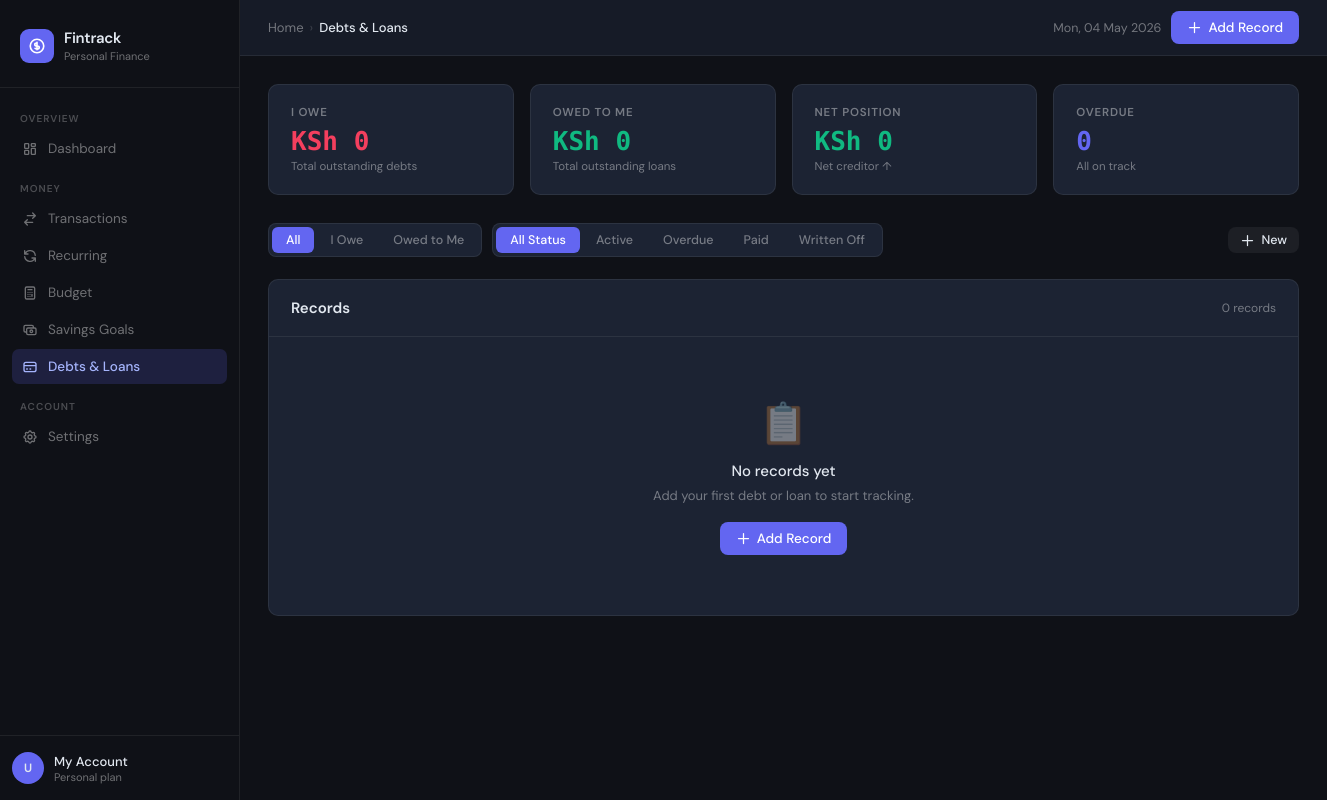
/debts.php (signed in), run on an earlier commit of the app's database.
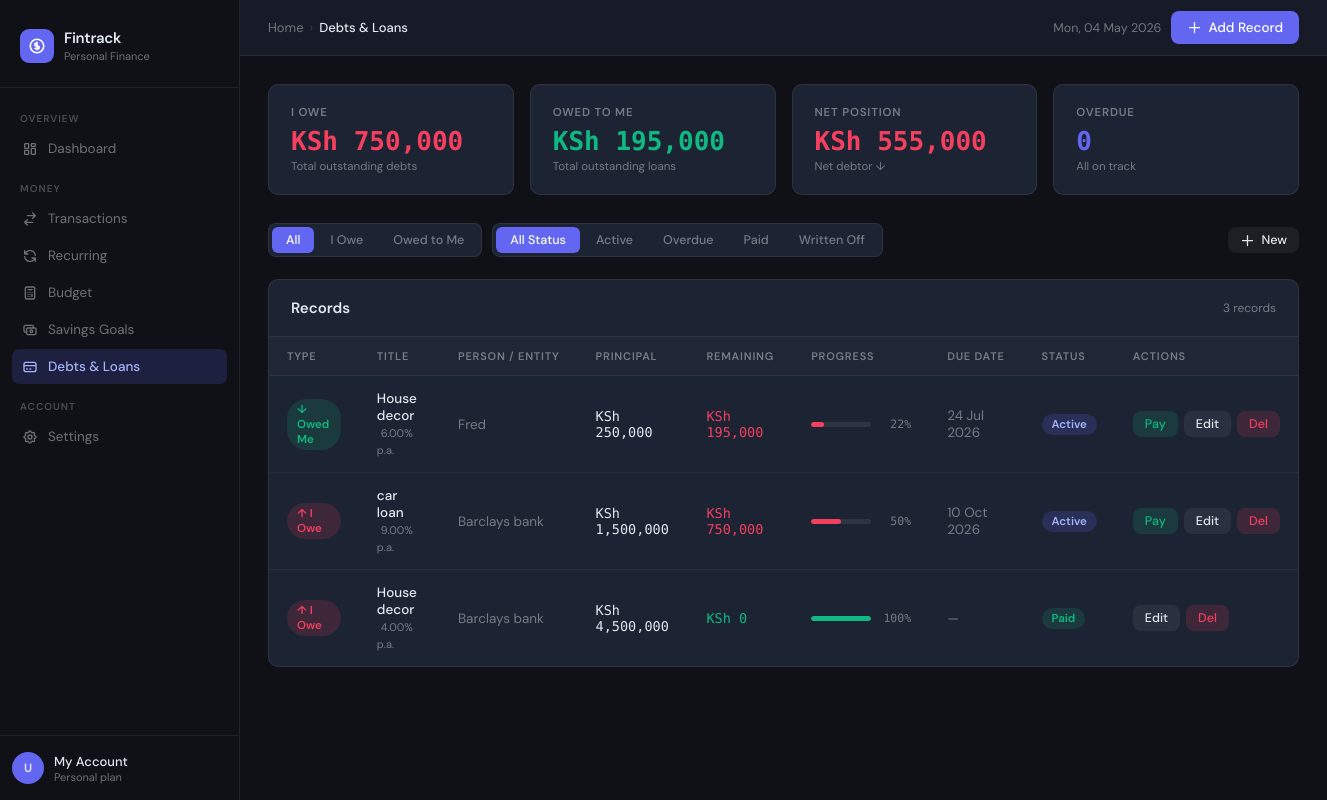
And on a later commit of the database.
### tables this page shows
CREATE TABLE `debts_loans` (
  `id` int(11) NOT NULL,
  `user_id` int(11) NOT NULL,
  `record_type` enum('debt','loan') NOT NULL COMMENT 'debt = I owe someone, loan = someone owes me',
  `title` varchar(255) NOT NULL,
  `counterparty` varchar(255) NOT NULL COMMENT 'lender name (debt) or borrower name (loan)',
  `principal` decimal(15,2) NOT NULL,
  `amount_paid` decimal(15,2) NOT NULL DEFAULT 0.00,
  `interest_rate` decimal(5,2) DEFAULT NULL COMMENT 'annual % — NULL = interest-free',
  `due_date` date DEFAULT NULL,
  `status` enum('active','paid','overdue','written_off') NOT NULL DEFAULT 'active',
  `notes` text DEFAULT NULL,
  `created_at` timestamp NOT NULL DEFAULT current_timestamp(),
  `updated_at` timestamp NOT NULL DEFAULT current_timestamp() ON UPDATE current_timestamp()
);

### debts.php (the view, shortened to what the changed rows need)
<?php
require_once 'db.php';
$user_id = (int) $_SESSION['user_id'];
$conn->query("
    UPDATE debts_loans
    SET status='overdue'
    WHERE user_id=$user_id
      AND status='active'
      AND due_date IS NOT NULL
      AND due_date < CURDATE()
      AND amount_paid < principal
");
$where = "user_id = $user_id";
$records = $conn->query("SELECT * FROM debts_loans WHERE $where ORDER BY
    FIELD(status,'overdue','active','paid','written_off'), due_date ASC, created_at DESC");
$stats = $conn->query("
    SELECT
      SUM(IF(record_type='debt'  AND status NOT IN('paid','written_off'), principal - amount_paid, 0)) AS total_owe,
      SUM(IF(record_type='loan'  AND status NOT IN('paid','written_off'), principal - amount_paid, 0)) AS total_owed,
      COUNT(IF(status='overdue', 1, NULL))   AS overdue_count,
      COUNT(IF(status='active',  1, NULL))   AS active_count
    FROM debts_loans WHERE user_id = $user_id
")->fetch_assoc();
$total_owe    = (float)($stats['total_owe']    ?? 0);
$total_owed   = (float)($stats['total_owed']   ?? 0);
$net_position = $total_owed - $total_owe;
?>
<!DOCTYPE html>
<html lang="en">
<head>
</head>
<body>
<div class="layout">
  <div class="main">
    <div class="content">
      <div class="stats-row">
        <div class="stat-card danger">
          <div class="stat-label">I Owe</div>
          <div class="stat-value">KSh <?= number_format($total_owe, 0) ?></div>
          <div class="stat-sub">Total outstanding debts</div>
        </div>
        <div class="stat-card success">
          <div class="stat-label">Owed to Me</div>
          <div class="stat-value">KSh <?= number_format($total_owed, 0) ?></div>
          <div class="stat-sub">Total outstanding loans</div>
        </div>
        <div class="stat-card <?= $net_position >= 0 ? 'success' : 'danger' ?>">
          <div class="stat-label">Net Position</div>
          <div class="stat-value">KSh <?= number_format(abs($net_position), 0) ?></div>
          <div class="stat-sub"><?= $net_position >= 0 ? 'Net creditor ↑' : 'Net debtor ↓' ?></div>
        </div>
      </div>
      <div class="table-card">
        <div class="table-header">
          <span class="table-title">Records</span>
          <span style="font-size:12px;color:var(--muted)"><?= $records ? $records->num_rows : 0 ?> records</span>
        </div>
        <div class="table-wrap">
          <?php if (!$records || $records->num_rows === 0): ?>
          <div class="empty-state">
            <div class="empty-icon">📋</div>
            <div class="empty-title">No records yet</div>
            <p style="font-size:13px;margin-top:6px">Add your first debt or loan to start tracking.</p>
            <br>
            <button class="btn btn-primary" onclick="openAddModal()">
              <svg fill="none" stroke="currentColor" viewBox="0 0 24 24"><path stroke-linecap="round" stroke-linejoin="round" stroke-width="2" d="M12 4v16m8-8H4"/></svg>
              Add Record
            </button>
          </div>
          <?php else: ?>
          <table>
            <thead>
              <tr>
                <th>Type</th>
                <th>Title</th>
                <th>Person / Entity</th>
                <th>Principal</th>
                <th>Remaining</th>
                <th>Progress</th>
                <th>Due Date</th>
                <th>Status</th>
                <th>Actions</th>
              </tr>
            </thead>
            <tbody>
            <?php while ($r = $records->fetch_assoc()):
              $remaining = max(0, $r['principal'] - $r['amount_paid']);
              $pct       = $r['principal'] > 0 ? min(100, round($r['amount_paid'] / $r['principal'] * 100)) : 0;
              $bar_class = $pct >= 100 ? 'green' : ($pct >= 60 ? 'amber' : 'red');
              $overdue   = $r['due_date'] && $r['due_date'] < date('Y-m-d') && $r['status'] === 'overdue';
            ?>
            <tr>
              <td>
                <span class="badge-pill badge-<?= $r['record_type'] ?>">
                  <?= $r['record_type'] === 'debt' ? '↑ I Owe' : '↓ Owed Me' ?>
                </span>
              </td>
              <td>
                <span style="font-weight:500"><?= htmlspecialchars($r['title']) ?></span>
                <?php if ($r['interest_rate']): ?>
                <span style="font-size:11px;color:var(--muted);margin-left:4px"><?= $r['interest_rate'] ?>% p.a.</span>
                <?php endif; ?>
              </td>
              <td style="color:var(--muted)"><?= htmlspecialchars($r['counterparty']) ?></td>
              <td class="mono">KSh <?= number_format($r['principal'], 0) ?></td>
              <td class="mono" style="color:<?= $remaining > 0 ? 'var(--red)' : 'var(--green)' ?>">
                KSh <?= number_format($remaining, 0) ?>
              </td>
              <td>
                <div class="progress-wrap">
                  <div class="progress-bar"><div class="progress-fill <?= $bar_class ?>" style="width:<?= $pct ?>%"></div></div>
                  <span class="progress-pct"><?= $pct ?>%</span>
                </div>
              </td>
              <td style="color:<?= $overdue ? 'var(--red)' : 'var(--muted)' ?>">
                <?= $r['due_date'] ? date('d M Y', strtotime($r['due_date'])) : '—' ?>
              </td>
              <td><span class="badge-pill badge-<?= $r['status'] ?>"><?= ucfirst(str_replace('_',' ',$r['status'])) ?></span></td>
              <td>
                <div class="action-btns">
                  <?php if ($r['status'] !== 'paid' && $r['status'] !== 'written_off'): ?>
                  <button class="btn btn-sm btn-green" onclick="openPayModal(<?= $r['id'] ?>, '<?= htmlspecialchars(addslashes($r['title'])) ?>', <?= $remaining ?>)">Pay</button>
                  <?php endif; ?>
                  <button class="btn btn-sm btn-ghost" onclick="openEditModal(<?= htmlspecialchars(json_encode($r)) ?>)">Edit</button>
                  <button class="btn btn-sm btn-danger" onclick="deleteRecord(<?= $r['id'] ?>, this)">Del</button>
                </div>
              </td>
            </tr>
            <?php endwhile; ?>
            </tbody>
          </table>
          <?php endif; ?>
        </div>
      </div>
    </div>
  </div>
</div>
</body>
</html>

What changed in the data, as far as the page shows it:
added debts_loans: record_type "↓ Owed Me", title "House decor", interest_rate "6.00", counterparty "Fred", principal "250,000", remaining "195,000", pct "22", due_date "24 Jul 2026", status "Active"
added debts_loans: record_type "↑ I Owe", title "car loan", interest_rate "9.00", counterparty "Barclays bank", principal "1,500,000", remaining "750,000", pct "50", due_date "10 Oct 2026", status "Active"
added debts_loans: record_type "↑ I Owe", title "House decor", interest_rate "4.00", counterparty "Barclays bank", principal "4,500,000", remaining "0", pct "100", status "Paid"
Also different on the page:
$total_owe: "0" → "750,000"
$total_owed: "0" → "195,000"
abs($net_position): "0" → "555,000"
$records->num_rows: "0" → "3"
text no longer shown: "Net creditor ↑ 📋 No records yet Add your first debt or loan to start tracking. Add Record"
text now shown: "Net debtor ↓ TYPE TITLE PERSON / ENTITY PRINCIPAL REMAINING PROGRESS DUE DATE STATUS ACTIONS"
